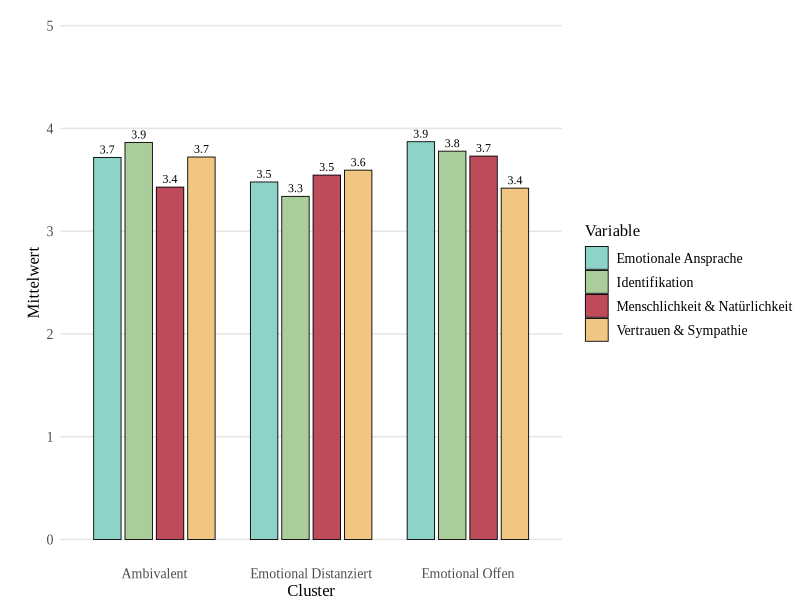

Here is the R script that generated this plot:
# =============================================================================
# HUMAN CLUSTER VISUALIZATION
# =============================================================================
# Erstellt eine Visualisierung der Mensch-Cluster basierend auf den Daten
# aus human_specific_apa.png

library(dplyr)
library(ggplot2)

# =============================================================================
# LOAD DATA
# =============================================================================

cat("Lade Daten...\n")
data <- read.delim("organized/data/Bereinigte Daten von WhatsApp Business.csv", 
                   fileEncoding = "UTF-16LE", stringsAsFactors = FALSE)

# Filter data (FINISHED=1 and AB01=2 for Mensch group)
data_processed <- data %>% filter(FINISHED == 1)
data_mensch <- data_processed %>% filter(AB01 == 2)

cat("✓ Mensch-Gruppe: n =", nrow(data_mensch), "\n")

# =============================================================================
# PERFORM CLUSTERING
# =============================================================================

# Calculate composite scores
mn_cols <- c("MN01_01", "MN01_02", "MN01_03", "MN01_04", "MN01_05", "MN01_06", "MN01_07")
vs_cols <- c("VS01_01", "VS01_02", "VS01_03", "VS01_04", "VS01_05", "VS01_06", "VS01_07", "VS01_08")
ea_cols <- c("EA01_01", "EA01_02", "EA01_03", "EA01_04", "EA01_05")
id_cols <- c("ID01_01", "ID01_02", "ID01_03", "ID01_04")

# Create composite scores
cluster_data <- data.frame(
  VS = rowMeans(data_mensch[, vs_cols], na.rm = TRUE),
  MN = rowMeans(data_mensch[, mn_cols], na.rm = TRUE),
  ID = rowMeans(data_mensch[, id_cols], na.rm = TRUE),
  EA = rowMeans(data_mensch[, ea_cols], na.rm = TRUE)
)

# Remove missing values
cluster_data_clean <- cluster_data[complete.cases(cluster_data), ]

# Perform k-means clustering
set.seed(123)
kmeans_result <- kmeans(cluster_data_clean, centers = 3, nstart = 25)
clusters <- kmeans_result$cluster

# Calculate cluster means
cluster_means <- data.frame(
  cluster_number = 1:3,
  n = as.numeric(table(clusters)),
  VS = round(tapply(cluster_data_clean$VS, clusters, mean), 3),
  MN = round(tapply(cluster_data_clean$MN, clusters, mean), 3),
  ID = round(tapply(cluster_data_clean$ID, clusters, mean), 3),
  EA = round(tapply(cluster_data_clean$EA, clusters, mean), 3)
)

# Calculate overall mean for each cluster
cluster_means$overall_mean <- (cluster_means$VS + cluster_means$MN + 
                              cluster_means$ID + cluster_means$EA) / 4

# Sort by overall mean (highest to lowest)
cluster_means_sorted <- cluster_means[order(cluster_means$overall_mean, decreasing = TRUE), ]

# Assign names based on ranking
cluster_means_sorted$cluster_name <- c("Emotional Offen", "Ambivalent", "Emotional Distanziert")

cat("✓ Clustering abgeschlossen\n")
cat("Cluster-Verteilung:\n")
for(i in 1:nrow(cluster_means_sorted)) {
  cat("-", cluster_means_sorted$cluster_name[i], ":", cluster_means_sorted$n[i], 
      "(", round(cluster_means_sorted$n[i] / sum(cluster_means_sorted$n) * 100, 1), "%)\n")
}

# =============================================================================
# CREATE VISUALIZATION
# =============================================================================

cat("\n=== ERSTELLE HUMAN CLUSTER VISUALISIERUNG ===\n")

# Prepare data for plotting - match the exact structure from the reference diagram
plot_data <- data.frame(
  Variable = rep(c("Vertrauen & Sympathie", "Menschlichkeit & Natürlichkeit", 
                   "Identifikation", "Emotionale Ansprache"), each = 3),
  Cluster = rep(cluster_means_sorted$cluster_name, 4),
  Value = c(cluster_means_sorted$VS, cluster_means_sorted$MN, 
            cluster_means_sorted$ID, cluster_means_sorted$EA)
)

# Create the visualization matching the exact style
human_cluster_plot <- ggplot(plot_data, aes(x = Cluster, y = Value, fill = Variable)) +
  geom_bar(stat = "identity", position = position_dodge(width = 0.8), width = 0.7, 
           color = "black", linewidth = 0.3) +
  geom_text(aes(label = sprintf("%.1f", Value)), 
            position = position_dodge(width = 0.8), 
            vjust = -0.5, 
            size = 3, 
            family = "Times New Roman") +
  scale_fill_manual(values = c(
    "Vertrauen & Sympathie" = "#F1C682",      # Exakte Farbe
    "Menschlichkeit & Natürlichkeit" = "#BE4B5A",  # Exakte Farbe
    "Identifikation" = "#ABCD9B",             # Exakte Farbe
    "Emotionale Ansprache" = "#8DD3C8"        # Exakte Farbe
  )) +
  labs(x = "Cluster",
       y = "Mittelwert",
       fill = "Variable") +
  theme_minimal() +
  theme(
    axis.title = element_text(size = 12, family = "Times New Roman"),
    axis.text = element_text(size = 10, family = "Times New Roman"),
    axis.text.x = element_text(angle = 0, family = "Times New Roman"),
    legend.title = element_text(size = 12, family = "Times New Roman"),
    legend.text = element_text(size = 10, family = "Times New Roman"),
    panel.grid.major = element_line(color = "gray90"),
    panel.grid.minor = element_blank(),
    panel.background = element_rect(fill = "white", color = NA),
    plot.background = element_rect(fill = "white", color = NA),
    panel.border = element_blank(),
    axis.line.x = element_blank(),
    axis.line.y = element_blank(),
    axis.ticks = element_blank(),
    axis.line = element_blank(),
    plot.margin = margin(0, 0, 0, 20),
    panel.grid.major.x = element_blank(),
    panel.grid.minor.x = element_blank(),
    axis.ticks.x = element_line(),
    axis.ticks.length.x = unit(0, "pt")
  ) +
  ylim(0, 5) +
  scale_y_continuous(breaks = seq(0, 5, 1), limits = c(0, 5))

# Save the visualization
dir.create("organized/images/clustering", recursive = TRUE, showWarnings = FALSE)
ggsave("organized/images/clustering/human_cluster_visualization.png", 
       human_cluster_plot, width = 10, height = 6, dpi = 300, bg = "white", 
       limitsize = FALSE)

cat("✓ human_cluster_visualization.png erstellt\n")

# =============================================================================
# DATA SUMMARY
# =============================================================================

cat("\n================================================================================\n")
cat("HUMAN CLUSTER VISUALIZATION COMPLETED\n")
cat("================================================================================\n")
cat("Generated file: organized/images/clustering/human_cluster_visualization.png\n")
cat("\nCluster data summary:\n")
print(cluster_means_sorted[, c("cluster_name", "n", "VS", "MN", "ID", "EA")])
cat("\n================================================================================\n") 